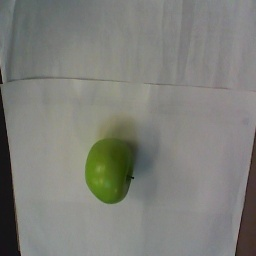
#> input picture apple/0_apple.jpg, 256 x 256 px; its folder holds only this picture in this run
$ python bounding_box_all_images.py
#> lines starting #> are read from the running program, lines starting #| are printed output that depends on the picture; after the words box and inside, x2 and y2 are one past the last pixel; in counts of white or black regions, pixels touching at a corner belong together; long printed decimals are rounded

import cv2 as cv
import fnmatch
import numpy as np
import os

#img_name = ['0_persimmon.jpg','kiwi1.jpg', 'kiwi2.jpg','apple1.jpg', 'apple2.jpg', 'banana1.jpg','banana2.jpg', 'lemon1.jpg', 'potato1.jpg',
#            'potato2.jpg','persimmon1.jpg','persimmon2.jpg', 'image_test.png']

# the class number of fruits for YOLO
fruit_dict = dict(apple=0, banana=1, garlic=2, kiwi=3, lemon=4, pear=5, persimmon=6, potato=7, starfruit=8)

#folder_name = 'test_sample'
folder_name = 'apple'
precision = 6

# list all image files
#img_list = os.listdir(folder_name)
img_list = fnmatch.filter(os.listdir(folder_name), '*.jpg')

def watershed(img_name):
    img = cv.imread(img_name)

    gray = cv.cvtColor(img, cv.COLOR_BGR2GRAY)
    ret, thresh = cv.threshold(gray, 0, 255, cv.THRESH_BINARY_INV + cv.THRESH_OTSU)

    # noise removal
    kernel = np.ones((3, 3), np.uint8)
    opening = cv.morphologyEx(thresh, cv.MORPH_OPEN, kernel, iterations=2)

    # sure background area
    sure_bg = cv.dilate(opening, kernel, iterations=3)

    # Finding sure foreground area
    dist_transform = cv.distanceTransform(opening, cv.DIST_L2, 5)
    ret, sure_fg = cv.threshold(dist_transform, 0.7 * dist_transform.max(), 255, 0)

    # Finding unknown region
    sure_fg = np.uint8(sure_fg)
    unknown = cv.subtract(sure_bg, sure_fg)

    # Marker labelling
    ret, markers = cv.connectedComponents(sure_fg)
    # Add one to all labels so that sure background is not 0, but 1
    markers = markers + 1
    # Now, mark the region of unknown with zero
    markers[unknown == 255] = 0

    markers = cv.watershed(img, markers)
    img[markers == -1] = [255, 0, 0]

    cv.imshow('image', img)
    cv.waitKey(0)
    cv.destroyAllWindows()


def rectangle_box(img_name):
#> called with img_name = '0_apple.jpg'
    path_name = folder_name + '/' + img_name
    img = cv.imread(path_name)
#> img is the input picture: shape (256, 256, 3); mean B, G, R 121.6, 127.6, 126.6
    gray = cv.cvtColor(img, cv.COLOR_BGR2GRAY)
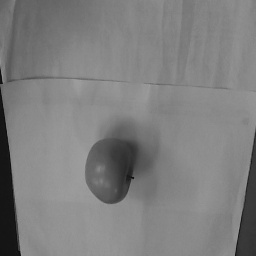
#> gray: shape (256, 256); min 12, max 160, mean 126.6

    # get dimensions of image
    dimensions = img.shape
#> dimensions = (256, 256, 3)
    #print(len(dimensions), dimensions[0], dimensions[1], dimensions[2])
    dimensions = gray.shape
#> dimensions = (256, 256)
    #print(len(dimensions), dimensions[0], dimensions[1])
    h_img = dimensions[0]
#> h_img = 256
    w_img = dimensions[1]
#> w_img = 256

    #ret, thresh = cv.threshold(img, 127, 255, 0)
    # improve tyhe bounding box with these parameters
    ret, thresh = cv.threshold(gray, 0, 255, cv.THRESH_BINARY + cv.THRESH_OTSU)
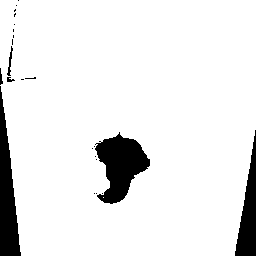
#> thresh: shape (256, 256); 91.3% white; 23 black regions (17 under 20 px)
#> ret = 92
    #ret, thresh = cv.threshold(gray, 0, 255, cv.THRESH_BINARY + cv.THRESH_OTSU)
    #contours, hierarchy = cv.findContours(thresh, cv.RETR_TREE, cv.CHAIN_APPROX_SIMPLE)

    contours, hierarchy = cv.findContours(thresh,1,2)
#> contours = 23 contours, 18 with area under 20; largest, box (x1, y1, x2, y2) and area: (0, 0, 256, 256) 61728, (94, 131, 151, 205) 2342, (6, 45, 14, 77) 95, (6, 76, 16, 83) 37, (24, 76, 37, 80) 24
    # cv.drawContours(img, contours, -1, (0, 255, 0), 3)
    # cnt = contours[1]
    # cv.drawContours(img, [cnt], 0, (0, 255, 0), 3)

    # sort contours by area
    sorted_contours = sorted(contours, key=cv.contourArea, reverse=True)
#> sorted_contours has the same summary as contours

    # [5 lines of commented-out code are left out]

    for item in range(len(contours)):
        cnt = sorted_contours[item]
        if len(cnt) > 30:
            #print(len(cnt))
            x, y, w, h = cv.boundingRect(cnt)

            # extract fruit class
            fruit_name = img_name.split('.')[0].split('_')[1]
            fruit_number = fruit_dict[fruit_name]
            print(img_name)
            #print(fruit_name, fruit_number)

            # write bounding box files
            text_name = folder_name + '/' + img_name.split('.')[0] + '.txt'
            #print(text_name)
            file = open(text_name, 'a')

            if fruit_name != 'lemon':
                if x*y != 0 and w > 20 and w < 255 and h > 20 and h < 255:
                    print(x, y, w, h)
                    x, y, w, h = convert_shape_based_on_fruit(x, y, w, h, fruit_name)
                    # convert bounding box files to the requirements of YOLO bounding box files
                    x_c, y_c, w_c, h_c = convert_bounding_box_to_YOLO(x, y, w, h, w_img, h_img)

                    # bounding_box = str(fruit_number) + ' ' + str(x) + ' ' + str(y) + ' ' + str(w) + ' ' + str(h)
                    bounding_box = str(fruit_number) + ' ' + str(x_c) + ' ' + str(y_c) + ' ' + str(w_c) + ' ' + str(h_c)
                    file.write(bounding_box + '\n')
                    print(x_c, y_c, w_c, h_c)
                    file.close()

                    # display images with bounding boxes
                    cv.rectangle(img, (x, y), (x + w, y + h), (0, 255, 0), 2)
                    cv.imshow('image', img)
                    cv.waitKey(0)
                    cv.destroyAllWindows()

            else:
                if w < 255 and h < 255:
                    print(x, y, w, h)
                    x, y, w, h = convert_shape_based_on_fruit(x, y, w, h, fruit_name)
                    # convert bounding box files to the requirements of YOLO bounding box files
                    x_c, y_c, w_c, h_c = convert_bounding_box_to_YOLO(x, y, w, h, w_img, h_img)

                    # bounding_box = str(fruit_number) + ' ' + str(x) + ' ' + str(y) + ' ' + str(w) + ' ' + str(h)
                    bounding_box = str(fruit_number) + ' ' + str(x_c) + ' ' + str(y_c) + ' ' + str(w_c) + ' ' + str(h_c)
                    file.write(bounding_box + '\n')
                    print(x_c, y_c, w_c, h_c)
                    file.close()

                    # display images with bounding boxes
                    cv.rectangle(img, (x, y), (x + w, y + h), (0, 255, 0), 2)
                    cv.imshow('image', img)
                    cv.waitKey(0)
                    cv.destroyAllWindows()
#> this loop made 23 passes
#> (x, y, w, h, fruit_name, fruit_number, text_name) on pass 2: (70, 131, 77, 74, 'apple', 0, 'apple/0_apple.txt')
#> (x, y, w, h, fruit_name, fruit_number, text_name) on pass 1: (0, 0, 256, 256, 'apple', 0, 'apple/0_apple.txt')
#| 0_apple.jpg
#| 0_apple.jpg
#| 94 131 57 74
#| 70 131 77 74 apple
#| 0.4238 0.6562 0.3008 0.2891
#> pass 2, in rectangle_box, `cv.imshow('image', img)`:
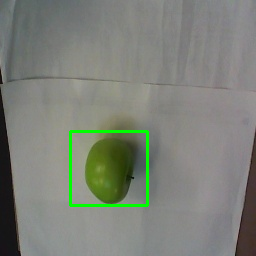
#> window 'image': shape (256, 256, 3); mean B, G, R 119.9, 129.3, 124.8
#> after the loop, h_c = 0.289; w_c = 0.301; x_c = 0.424; y_c = 0.656


# convert bounding box files to the requirements of YOLO bounding box files
# x, y, w, h are floating numbers [0.0, 1.0]
# https://github.com/AlexeyAB/darknet#how-to-train-to-detect-your-custom-objects
def convert_bounding_box_to_YOLO(x, y, w, h, w_img, h_img):
    x_c = x + w/2
    x_c = round(x_c/w_img, precision)
    y_c = y + h/2
    y_c = round(y_c/h_img, precision)
    w_c = round(w/w_img, precision)
    h_c = round(h/h_img, precision)
    return x_c, y_c, w_c, h_c

# convert x, y, w, h based on fruit types
def convert_shape_based_on_fruit (x, y, w, h, fruit_name):
    x_f = x
    y_f = y
    w_f = w
    h_f = h

    # apple, pear
    if fruit_name == 'apple' or fruit_name == 'pear':
        if x > 24:
            x_f = x - 24
        w_f = w + 20
    # kiwi, persimmon, potato and starfruit
    if fruit_name == 'kiwi' or fruit_name == 'persimmon' or fruit_name == 'potato' or fruit_name == 'starfruit':
        if x > 14:
            x_f = x - 14
        w_f = w + 10
    # lemon and banana
    if fruit_name == 'lemon' or fruit_name == 'banana':
        w_f = w + 22
        h_f = h + 10
        if x > 20:
            x_f = x - 20
    # garlic
    if fruit_name == 'garlic':
        w_f = w + 10
    print (x_f, y_f, w_f, h_f, fruit_name)

    return x_f, y_f, w_f, h_f

for i in range(len(img_list)):
    rectangle_box(img_list[i])
    # Watershed algorithm does not work well
    #watershed(img_name[i])

$ run again, on apple/0_lemon.jpg
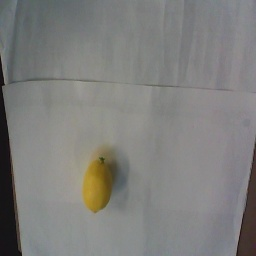
#> input picture apple/0_lemon.jpg, 256 x 256 px
#> in rectangle_box, img is the input picture: shape (256, 256, 3); mean B, G, R 124.2, 126.6, 126.9
#> in rectangle_box, `ret, thresh = cv.threshold(gray, 0, 255, cv.THRESH_BINARY + cv.THRESH_..`:
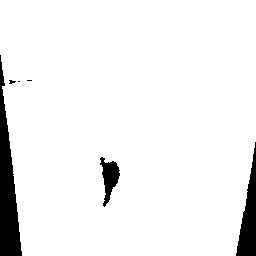
#> thresh: shape (256, 256); 94% white; 6 black regions (3 under 20 px)
#> ret = 86
#> contours = 5 contours, 2 with area under 20; largest, box (x1, y1, x2, y2) and area: (0, 0, 256, 256) 61659, (99, 156, 121, 208) 558, (8, 79, 17, 85) 26
#> sorted_contours has the same summary as contours
#> the loop in rectangle_box, `for item in range(len(contours)):` made 5 passes
#> (x, y, w, h, fruit_name, fruit_number, text_name) on pass 2: (79, 156, 44, 62, 'lemon', 4, 'apple/0_lemon.txt')
#> (printed output is left out)
#> pass 2, in rectangle_box, `cv.imshow('image', img)`:
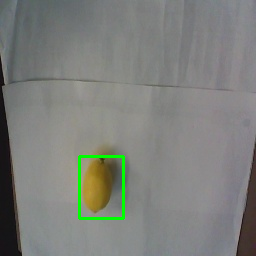
#> window 'image': shape (256, 256, 3); mean B, G, R 123, 127.8, 125.6
#> after the loop in rectangle_box, `for item in range(len(contours)):`: h_c = 0.242; w_c = 0.172; x_c = 0.395; y_c = 0.73

$ run again, on apple/0_potato.jpg
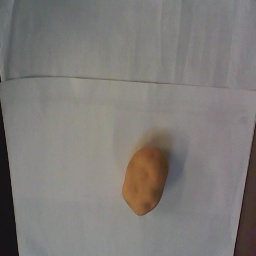
#> input picture apple/0_potato.jpg, 256 x 256 px
#> in rectangle_box, img is the input picture: shape (256, 256, 3); mean B, G, R 120.2, 123.2, 126.6
#> in rectangle_box, `ret, thresh = cv.threshold(gray, 0, 255, cv.THRESH_BINARY + cv.THRESH_..`:
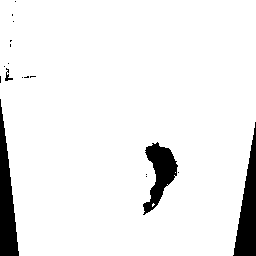
#> thresh: shape (256, 256); 93.2% white; 18 black regions (14 under 20 px)
#> ret = 88
#> contours = 19 contours, 16 with area under 20; largest, box (x1, y1, x2, y2) and area: (0, 0, 256, 256) 61857, (142, 141, 179, 216) 1294, (4, 71, 14, 82) 46
#> sorted_contours has the same summary as contours
#> the loop in rectangle_box, `for item in range(len(contours)):` made 19 passes
#> (x, y, w, h, fruit_name, fruit_number, text_name) on pass 2: (128, 141, 47, 75, 'potato', 7, 'apple/0_potato.txt')
#> (printed output is left out)
#> pass 2, in rectangle_box, `cv.imshow('image', img)`:
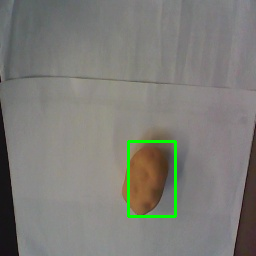
#> window 'image': shape (256, 256, 3); mean B, G, R 119, 124.8, 125.2
#> after the loop in rectangle_box, `for item in range(len(contours)):`: h_c = 0.293; w_c = 0.184; x_c = 0.592; y_c = 0.697
